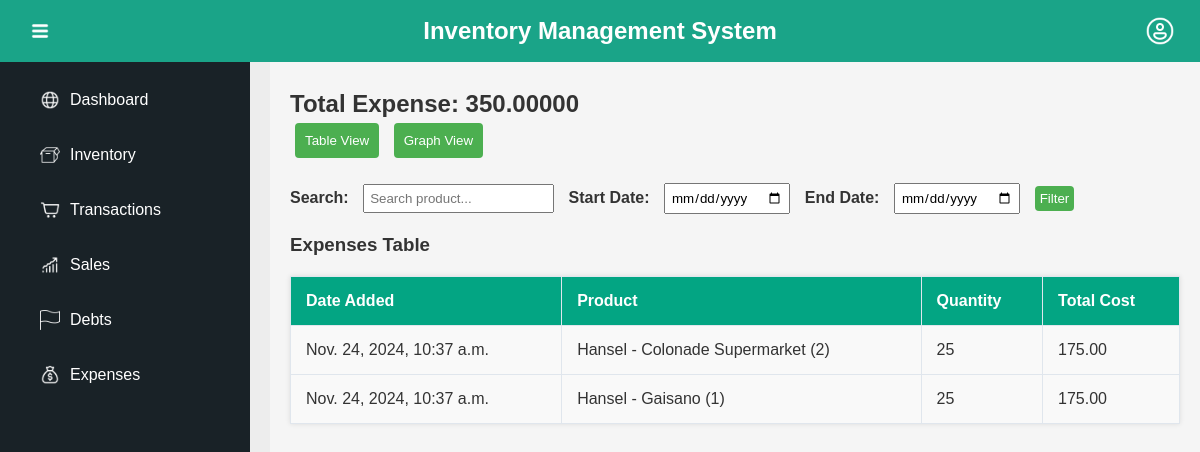
Page /expenses/ on the earlier database version.
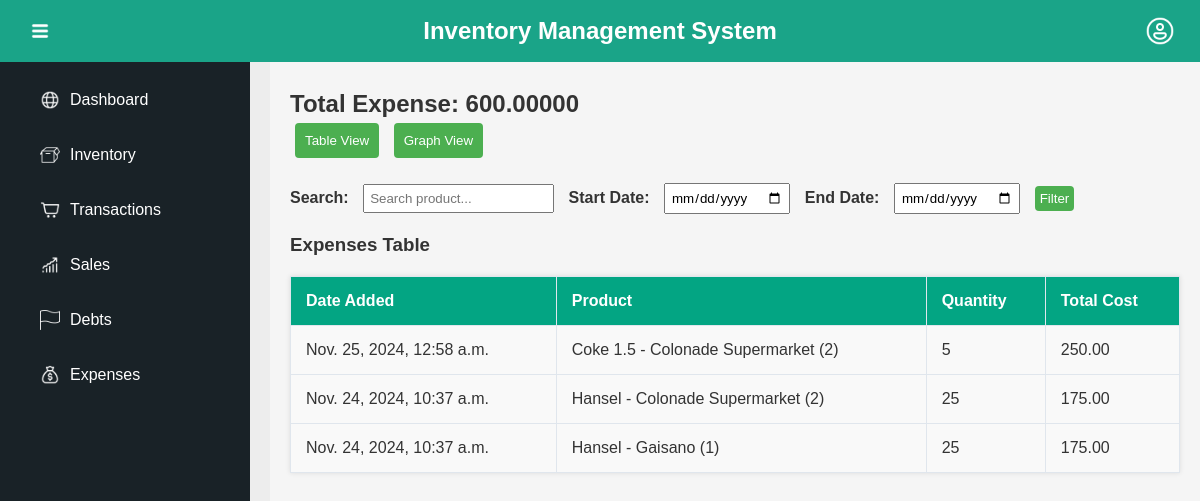
Same page on the later database version.
### ExpensesTracker_APP/models.py (models this page shows, shortened)
class ExpenseLog(models.Model):
    product_version = models.ForeignKey(ProductVersion, on_delete=models.CASCADE, related_name='expense_logs')
    date_added = models.DateTimeField(auto_now_add=True)
    quantity = models.PositiveIntegerField()
    buying_price = models.DecimalField(max_digits=10, decimal_places=2)
    total_cost = models.DecimalField(max_digits=15, decimal_places=2)

### ProductManagement_APP/models.py (models this page shows, shortened)
class ProductVersion(models.Model):
    product = models.ForeignKey(Product, on_delete=models.CASCADE, related_name='versions')
    supplier = models.ForeignKey(Supplier, on_delete=models.CASCADE)
    buying_price = models.DecimalField(max_digits=10, decimal_places=2)
    selling_price = models.DecimalField(max_digits=10, decimal_places=2)
    product_quantity = models.IntegerField()  # This tracks stock quantity for each product version
    batch_id = models.CharField(max_length=50)  # Unique batch ID for FIFO tracking
    date_added = models.DateTimeField(auto_now_add=True)  # Timestamp for FIFO logic
    def __str__(self):
        return f"{self.product.product_name} - {self.supplier.supplier_name} ({self.batch_id})"
    class Meta:
        ordering = ['date_added']  # FIFO: First in first out logic based on the `date_added`

class Product(models.Model):
    product_id = models.AutoField(primary_key=True)
    product_name = models.CharField(max_length=255, unique=True)
    product_classification = models.CharField(max_length=100)
    reorder_level = models.IntegerField()
    category = models.ForeignKey(Category, on_delete=models.CASCADE)

class Supplier(models.Model):
    supplier_name = models.CharField(max_length=255, unique=True)
    contact_details = models.TextField(blank=True, null=True)

### ExpensesTracker_APP/views.py (the view)
# urls.py: path('', expenses_tracker, name='expenses_tracker'),  # App-level route
def expenses_tracker(request):
    search_query = request.GET.get('q', '')  # Search keyword
    start_date = request.GET.get('start_date', '')  # Start date
    end_date = request.GET.get('end_date', '')  # End date
    expense_logs = ExpenseLog.objects.all()
    if search_query:
        expense_logs = expense_logs.filter(
            Q(product_version__product__product_name__icontains=search_query)
        )
    if start_date and end_date:
        expense_logs = expense_logs.filter(date_added__range=[start_date, end_date])
    elif start_date:
        expense_logs = expense_logs.filter(date_added__gte=start_date)
    elif end_date:
        expense_logs = expense_logs.filter(date_added__lte=end_date)
    expense_logs = expense_logs.order_by('-date_added')
    daily_expenses = expense_logs.annotate(date_only=TruncDate('date_added')) \
        .values('date_only') \
        .annotate(total_cost=Sum('total_cost')) \
        .order_by('date_only')
    labels = [entry['date_only'].strftime('%Y-%m-%d') for entry in daily_expenses]  # Format dates for chart
    expenses = [float(entry['total_cost']) for entry in daily_expenses]  # Convert Decimal to float
    total_expense = expense_logs.aggregate(total_cost=Sum('total_cost'))['total_cost'] or 0
    return render(request, 'ExpensesTracker_APP/expenses_tracker.html', {
        'expense_logs': expense_logs,
        'total_expense': total_expense,
        'search_query': search_query,
        'start_date': start_date,
        'end_date': end_date,
        'labels': labels,
        'expenses': expenses,
    })

### ExpensesTracker_APP/templates/ExpensesTracker_APP/expenses_tracker.html (shortened to what this page needs)
{% extends 'MGSariSari_Inventory/base.html' %}
{% load humanize %}
{% block content %}
<h2>Total Expense: <span id="total-expense">{{ total_expense|floatformat:5|intcomma }}</span></h2>
<div class="view-toggle">
    <button id="toggle-table-view" onclick="toggleView('table')">Table View</button>
    <button id="toggle-graph-view" onclick="toggleView('graph')">Graph View</button>
</div>
<form method="get" action="{% url 'ExpensesTracker_APP:expenses_tracker' %}" class="filter-form">
    <label for="q">Search:</label>
    <input type="text" id="q" name="q" value="{{ search_query }}" placeholder="Search product...">
    <label for="start_date">Start Date:</label>
    <input type="date" id="start_date" name="start_date" value="{{ start_date }}">
    <label for="end_date">End Date:</label>
    <input type="date" id="end_date" name="end_date" value="{{ end_date }}">
    <button type="submit">Filter</button>
</form>
<h3 id="current-view-label">Expenses Table</h3>
<div id="table-view" class="view" style="display: block;">
    <table class="expenses-table">
        <thead>
            <tr>
                <th>Date Added</th>
                <th>Product</th>
                <th>Quantity</th>
                <th>Total Cost</th>
            </tr>
        </thead>
        <tbody>
            {% for log in expense_logs %}
            <tr>
                <td>{{ log.date_added }}</td>
                <td>{{ log.product_version }}</td>
                <td>{{ log.quantity }}</td>
                <td>{{ log.total_cost|floatformat:2|intcomma }}</td>
            </tr>
            {% endfor %}
        </tbody>
    </table>
</div>
{% endblock %}

Differences in the rows shown:
added ExpenseLog: date_added "Nov. 25, 2024, 12:58 a.m.", product_version "Coke 1.5 - Colonade Supermarket (2)", quantity "5", total_cost "250.00"
Other differences:
{{ total_expense|floatformat:5|intcomma }}: "350.00000" → "600.00000"
